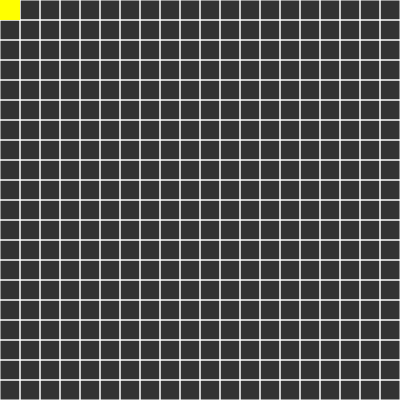
Frame 1 (no input)
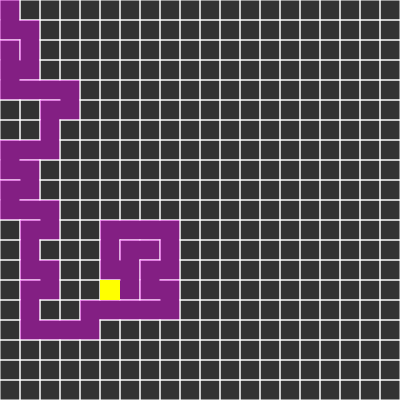
Frame 60 (no input)
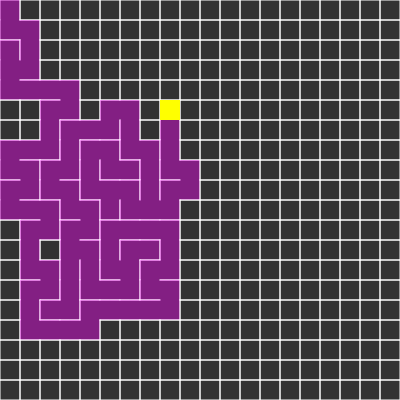
Frame 120 (the mouse pressed at the canvas centre since frame 60)

The p5.js sketch that drew these frames (run headless with seeded random() and noise() and a simulated clock; from frame 60 on, the mouse is pressed at the canvas centre):

// p5.js sketch
// ── sketch.js
var columns, rows;
var w = 20;
var grid = [];
var current;
var stack = [];

function setup() {
  createCanvas(400,400);
  columns = floor(width/w);
  rows = floor(height/w);

  for(var j = 0; j < rows ; j++){
    for(var i = 0; i < columns ; i++){
      var cell = new Cell(i,j);
      grid.push(cell);
    }
  }
  current = grid[0];
}

function draw() {
  background(51);
  for (var i = 0; i < grid.length; i++) {
    grid[i].show();
  }

  current.visited = true;
  current.highlight();
  var next = current.checkNeighbours();
  if (next) {
    next.visited = true;

    stack.push(current);

    removeWalls(current, next);
    current = next;
  } else if(stack.length > 0){
    current = stack.pop();
  }
}

function index(i ,j){

  if (i< 0 || j < 0 || i > columns - 1 || j > rows - 1) {
    return -1;
  }
  return i + (j) * columns;

}

// ── cell.js
function Cell(i, j){
  this.i = i;
  this.j = j;
  this.walls = [true, true, true, true];
  this.visited = false;

  this.checkNeighbours = function(){
    var neighbours = [];

    var top = grid[index(i ,j-1)];
    var right = grid[index(i+1 ,j)];
    var bottom = grid[index(i ,j+1)];
    var left = grid[index(i-1 ,j)];

    if (top && !top.visited) {
      neighbours.push(top);
    }
    if (right && !right.visited) {
      neighbours.push(right);
    }
    if (bottom && !bottom.visited) {
      neighbours.push(bottom);
    }
    if (left && !left.visited) {
      neighbours.push(left);
    }

    if (neighbours.length > 0) {
      var r = floor(random(0, neighbours.length));
      return neighbours[r];
    } else{
      return undefined;
    }

  }

  this.highlight = function() {
    var x = this.i * w;
    var y = this.j * w;
    noStroke();
    fill(255, 255, 0);
    rect(x, y, w, w);

  }

  this.show = function(){
    var x = this.i * w;
    var y = this.j * w;
    stroke(255);
    if (this.walls[0]) {
      line(x,y,x+w,y);
    }
    if (this.walls[1]) {
      line(x+w,y,x+w,y+w);
    }
    if (this.walls[2]) {
      line(x+w,y+w,x,y+w);
    }
    if (this.walls[3]) {
      line(x,y+w,x,y);
    }
    if (this.visited) {
      noStroke();
      fill(255, 0, 255, 100);
      rect(x,y,w,w);
    }

  }

}

// ── removeWalls.js
function removeWalls(a,b) {

  var x = a.i -b.i;
  if (x == 1) {
    a.walls[3] = false;
    b.walls[1] = false;
  } else if ( x == -1) {
    a.walls[1] = false;
    b.walls[3] = false;
  }

  var y = a.j -b.j;
  if (y == 1) {
    a.walls[0] = false;
    b.walls[2] = false;
  } else if (y == -1) {
    a.walls[2] = false;
    b.walls[0] = false;
  }

}
